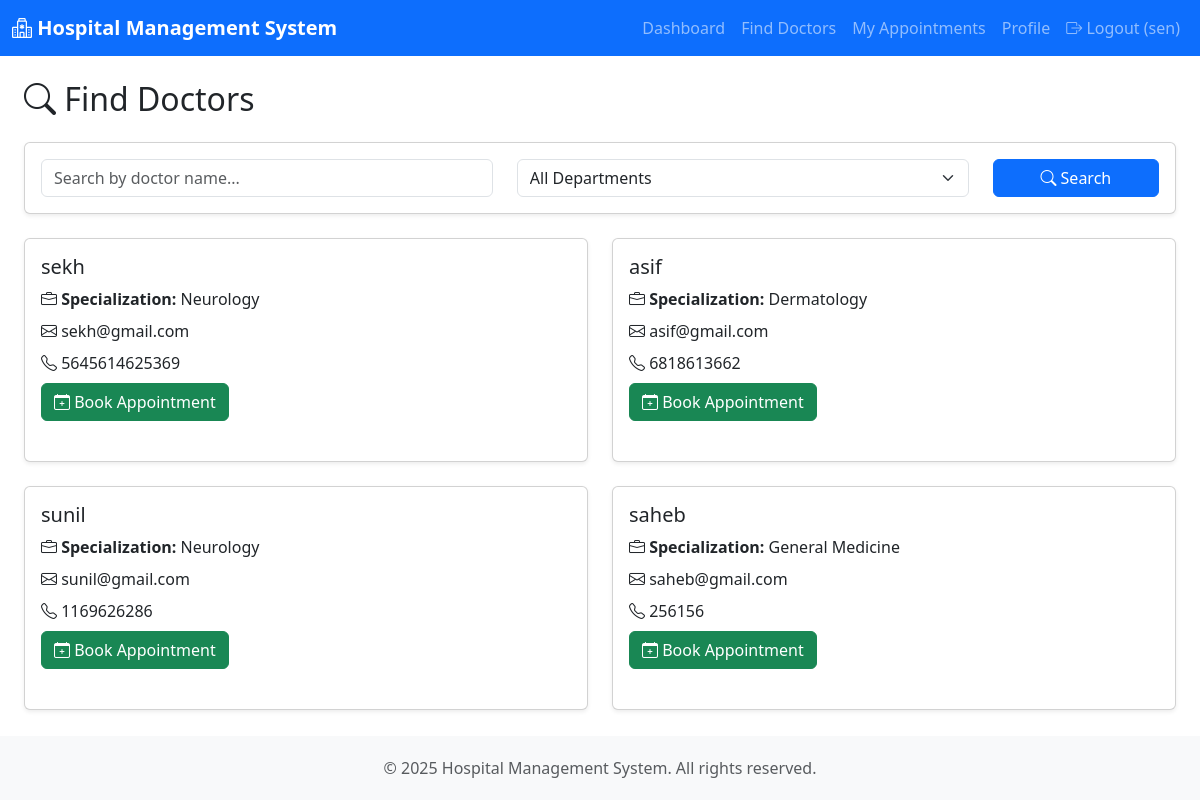
Screenshot of /patient/doctors (signed in) with the database file from the repository.
### models.py (models this page shows, shortened)
class User(db.Model):
    __tablename__ = 'users'
    id = db.Column(db.Integer, primary_key=True)
    name = db.Column(db.String(100), nullable=False)
    email = db.Column(db.String(120), unique=True, nullable=False)
    password_hash = db.Column(db.String(255), nullable=False)
    role = db.Column(db.String(20), nullable=False)
    phone = db.Column(db.String(15))
    address = db.Column(db.Text)
    date_of_birth = db.Column(db.Date)
    gender = db.Column(db.String(10))
    created_at = db.Column(db.DateTime, default=datetime.utcnow)
    is_active = db.Column(db.Boolean, default=True)
    department_id = db.Column(db.Integer, db.ForeignKey('departments.id'))
    department = db.relationship('Department', backref='doctors')

class Department(db.Model):
    __tablename__ = 'departments'
    id = db.Column(db.Integer, primary_key=True)
    name = db.Column(db.String(100), unique=True, nullable=False)
    description = db.Column(db.Text)
    created_at = db.Column(db.DateTime, default=datetime.utcnow)

### app.py (the view)
@app.route('/patient/doctors')
@role_required('Patient')
def patient_doctors():
    search_query = request.args.get('search', '')
    department_id = request.args.get('department_id', '')
    query = User.query.filter_by(role='Doctor', is_active=True)
    if search_query:
        query = query.filter(User.name.ilike(f'%{search_query}%'))
    if department_id:
        query = query.filter_by(department_id=department_id)
    doctors = query.all()
    departments = Department.query.all()
    return render_template('patient/doctors.html', doctors=doctors, departments=departments)

### app.py (called while the page is built)
def role_required(role):
    def decorator(f):
        @wraps(f)
        def decorated_function(*args, **kwargs):
            if 'user_id' not in session:
                flash('Please log in to access this page.', 'warning')
                return redirect(url_for('login'))
            user = User.query.get(session['user_id'])
            if not user or user.role != role:
                flash('You do not have permission to access this page.', 'danger')
                return redirect(url_for('index'))
            return f(*args, **kwargs)
        return decorated_function
    return decorator

### templates/patient/doctors.html (shortened to what this page needs)
{% extends "base.html" %}
{% block content %}
<div class="container-fluid">
    <h2 class="mb-4"><i class="bi bi-search"></i> Find Doctors</h2>
    <div class="card mb-4">
        <div class="card-body">
            <form method="GET" action="{{ url_for('patient_doctors') }}">
                <div class="row">
                    <div class="col-md-5">
                        <input type="text" class="form-control" name="search" placeholder="Search by doctor name..." value="{{ request.args.get('search', '') }}">
                    </div>
                    <div class="col-md-5">
                        <select class="form-select" name="department_id">
                            <option value="">All Departments</option>
                        </select>
                    </div>
                    <div class="col-md-2">
                        <button type="submit" class="btn btn-primary w-100">
                            <i class="bi bi-search"></i> Search
                        </button>
                    </div>
                </div>
            </form>
        </div>
    </div>
    <div class="row">
        {% for doctor in doctors %}
        <div class="col-md-6 mb-4">
            <div class="card h-100">
                <div class="card-body">
                    <h5 class="card-title">{{ doctor.name }}</h5>
                    <p class="mb-2">
                        <i class="bi bi-briefcase"></i>
                        <strong>Specialization:</strong> {{ doctor.department.name if doctor.department else 'General Medicine' }}
                    </p>
                    <p class="mb-2">
                        <i class="bi bi-envelope"></i> {{ doctor.email }}
                    </p>
                    <p class="mb-2">
                        <i class="bi bi-telephone"></i> {{ doctor.phone or 'N/A' }}
                    </p>
                    <a href="{{ url_for('patient_book_appointment', doctor_id=doctor.id) }}" class="btn btn-success">
                        <i class="bi bi-calendar-plus"></i> Book Appointment
                    </a>
                </div>
            </div>
        </div>
        {% else %}
        <div class="col-12">
            <div class="alert alert-info text-center">
                No doctors found matching your criteria
            </div>
        </div>
        {% endfor %}
    </div>
</div>
{% endblock %}

### templates/base.html (shortened to what this page needs)
<!DOCTYPE html>
<html lang="en">
<head>
    <link href="https://cdn.jsdelivr.net/npm/bootstrap@5.3.0/dist/css/bootstrap.min.css" rel="stylesheet">
    <link rel="stylesheet" href="https://cdn.jsdelivr.net/npm/bootstrap-icons@1.11.0/font/bootstrap-icons.css">
</head>
<body>
    <nav class="navbar navbar-expand-lg navbar-dark bg-primary">
        <div class="container-fluid">
            <a class="navbar-brand" href="{{ url_for('index') }}">
                <i class="bi bi-hospital"></i> Hospital Management System
            </a>
            <div class="collapse navbar-collapse" id="navbarNav">
                <ul class="navbar-nav ms-auto">
                    {% if session.user_id %}
                        {% if session.user_role == 'Admin' %}
                            <li class="nav-item">
                                <a class="nav-link" href="{{ url_for('admin_dashboard') }}">Dashboard</a>
                            </li>
                            <li class="nav-item">
                                <a class="nav-link" href="{{ url_for('admin_doctors') }}">Doctors</a>
                            </li>
                            <li class="nav-item">
                                <a class="nav-link" href="{{ url_for('admin_patients') }}">Patients</a>
                            </li>
                            <li class="nav-item">
                                <a class="nav-link" href="{{ url_for('admin_appointments') }}">Appointments</a>
                            </li>
                        {% elif session.user_role == 'Patient' %}
                            <li class="nav-item">
                                <a class="nav-link" href="{{ url_for('patient_dashboard') }}">Dashboard</a>
                            </li>
                            <li class="nav-item">
                                <a class="nav-link" href="{{ url_for('patient_doctors') }}">Find Doctors</a>
                            </li>
                            <li class="nav-item">
                                <a class="nav-link" href="{{ url_for('patient_appointments') }}">My Appointments</a>
                            </li>
                            <li class="nav-item">
                                <a class="nav-link" href="{{ url_for('patient_profile') }}">Profile</a>
                            </li>
                        {% endif %}
                        <li class="nav-item">
                            <a class="nav-link" href="{{ url_for('logout') }}">
                                <i class="bi bi-box-arrow-right"></i> Logout ({{ session.user_name }})
                            </a>
                        </li>
                    {% endif %}
                </ul>
            </div>
        </div>
    </nav>
    <div class="main-content">
        <div class="container-fluid mt-4">
            {% block content %}{% endblock %}
        </div>
    </div>
    <footer class="text-center text-muted">
        <div class="container">
            <p class="mb-0">&copy; 2025 Hospital Management System. All rights reserved.</p>
        </div>
    </footer>
</body>
</html>

### templates/base.html (style rules this page uses)
body { min-height: 100vh; display: flex; flex-direction: column; }
.navbar-brand { font-weight: bold; }
.main-content { flex: 1; }
footer { background-color: #f8f9fa; padding: 20px 0; margin-top: auto; }
.card { box-shadow: 0 0.125rem 0.25rem rgba(0,0,0,0.075); margin-bottom: 1.5rem; }

### rows the page displays
User: user_name "sen"
User: name "sekh", department "Neurology", email "sekh@gmail.com", phone "5645614625369"
User: name "asif", department "Dermatology", email "asif@gmail.com", phone "6818613662"
User: name "sunil", department "Neurology", email "sunil@gmail.com", phone "1169626286"
User: name "saheb", department "General Medicine", email "saheb@gmail.com", phone "256156"
